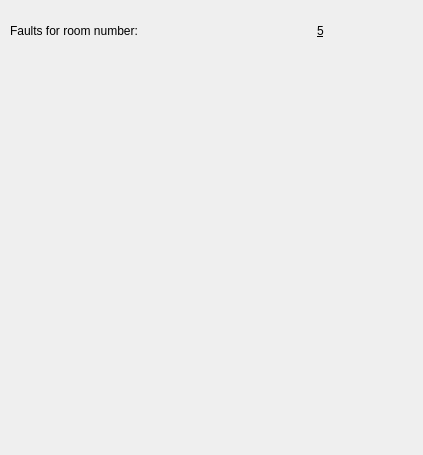
<?xml version="1.0" encoding="UTF-8"?>
<ui version="4.0">
 <class>Dialog</class>
 <widget class="QDialog" name="Dialog">
  <property name="geometry">
   <rect>
    <x>0</x>
    <y>0</y>
    <width>423</width>
    <height>455</height>
   </rect>
  </property>
  <property name="windowTitle">
   <string>Dialog</string>
  </property>
  <widget class="QLabel" name="label">
   <property name="geometry">
    <rect>
     <x>10</x>
     <y>10</y>
     <width>301</width>
     <height>41</height>
    </rect>
   </property>
   <property name="styleSheet">
    <string notr="true">font: 18pt &quot;Calibri&quot;;</string>
   </property>
   <property name="text">
    <string>Faults for room number:</string>
   </property>
  </widget>
  <widget class="QLabel" name="room_number_label">
   <property name="geometry">
    <rect>
     <x>310</x>
     <y>10</y>
     <width>21</width>
     <height>41</height>
    </rect>
   </property>
   <property name="styleSheet">
    <string notr="true">font: 18pt &quot;Calibri&quot;;
text-decoration: underline;</string>
   </property>
   <property name="text">
    <string>5</string>
   </property>
   <property name="alignment">
    <set>Qt::AlignCenter</set>
   </property>
  </widget>
  <widget class="QScrollArea" name="faults_scrollArea">
   <property name="geometry">
    <rect>
     <x>30</x>
     <y>80</y>
     <width>351</width>
     <height>341</height>
    </rect>
   </property>
   <property name="sizePolicy">
    <sizepolicy hsizetype="Expanding" vsizetype="Expanding">
     <horstretch>0</horstretch>
     <verstretch>0</verstretch>
    </sizepolicy>
   </property>
   <property name="styleSheet">
    <string notr="true">border:none;
</string>
   </property>
   <property name="verticalScrollBarPolicy">
    <enum>Qt::ScrollBarAlwaysOff</enum>
   </property>
   <property name="horizontalScrollBarPolicy">
    <enum>Qt::ScrollBarAlwaysOff</enum>
   </property>
   <property name="sizeAdjustPolicy">
    <enum>QAbstractScrollArea::AdjustToContents</enum>
   </property>
   <property name="widgetResizable">
    <bool>false</bool>
   </property>
   <property name="alignment">
    <set>Qt::AlignLeading|Qt::AlignLeft|Qt::AlignTop</set>
   </property>
   <widget class="QWidget" name="scrollAreaWidgetContents_dates_catch">
    <property name="geometry">
     <rect>
      <x>0</x>
      <y>0</y>
      <width>20</width>
      <height>20</height>
     </rect>
    </property>
    <property name="sizePolicy">
     <sizepolicy hsizetype="Fixed" vsizetype="Fixed">
      <horstretch>0</horstretch>
      <verstretch>0</verstretch>
     </sizepolicy>
    </property>
    <property name="minimumSize">
     <size>
      <width>0</width>
      <height>0</height>
     </size>
    </property>
    <property name="maximumSize">
     <size>
      <width>16777215</width>
      <height>16777215</height>
     </size>
    </property>
    <property name="styleSheet">
     <string notr="true">border:none;</string>
    </property>
    <layout class="QVBoxLayout" name="verticalLayout_2">
     <property name="spacing">
      <number>0</number>
     </property>
     <property name="sizeConstraint">
      <enum>QLayout::SetFixedSize</enum>
     </property>
     <property name="leftMargin">
      <number>0</number>
     </property>
     <property name="topMargin">
      <number>0</number>
     </property>
     <property name="rightMargin">
      <number>0</number>
     </property>
     <property name="bottomMargin">
      <number>0</number>
     </property>
     <item>
      <layout class="QVBoxLayout" name="faults_widget">
       <property name="sizeConstraint">
        <enum>QLayout::SetFixedSize</enum>
       </property>
      </layout>
     </item>
    </layout>
   </widget>
  </widget>
 </widget>
 <resources/>
 <connections/>
</ui>
